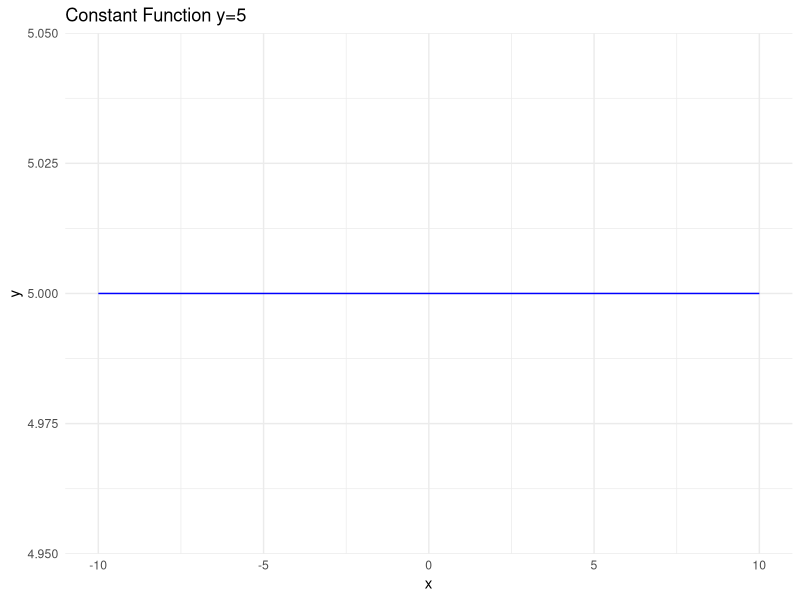
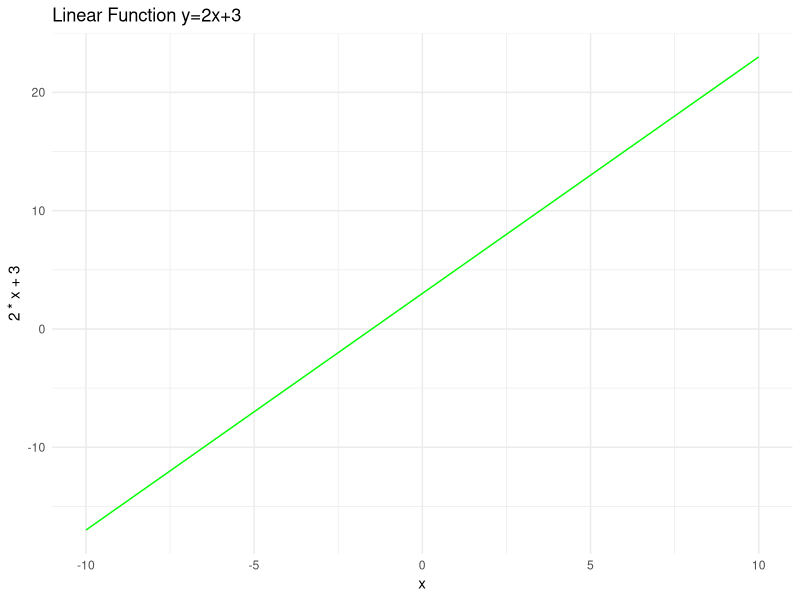
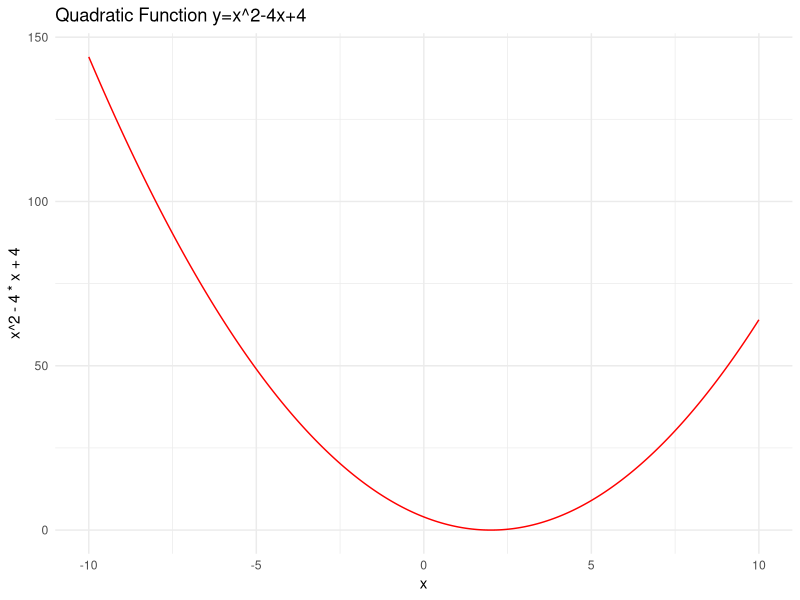
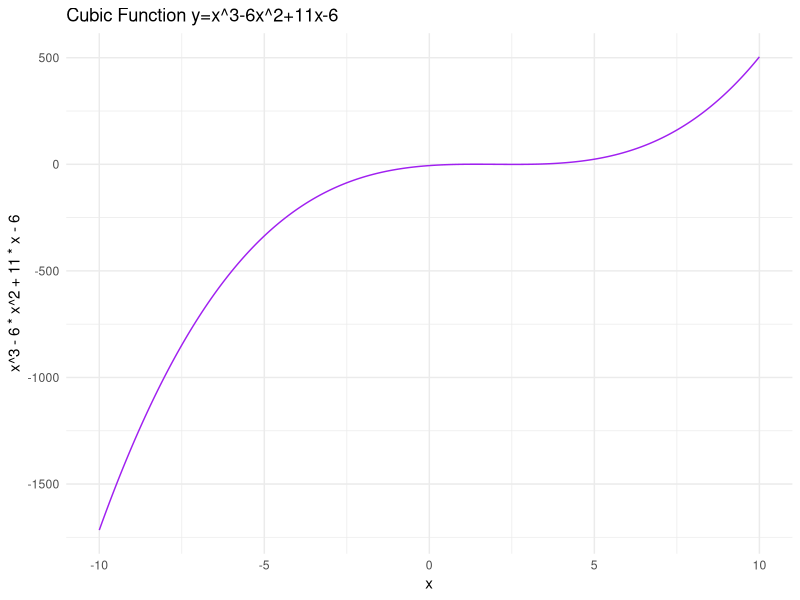
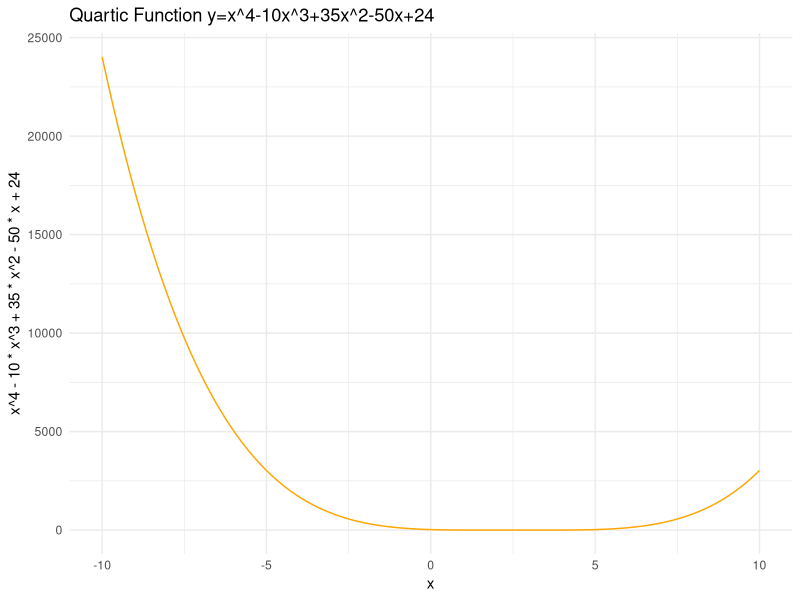
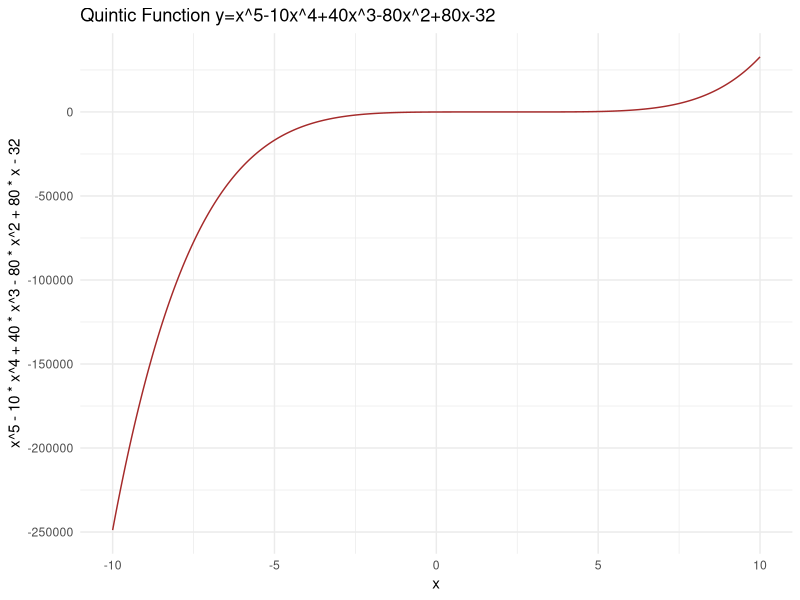
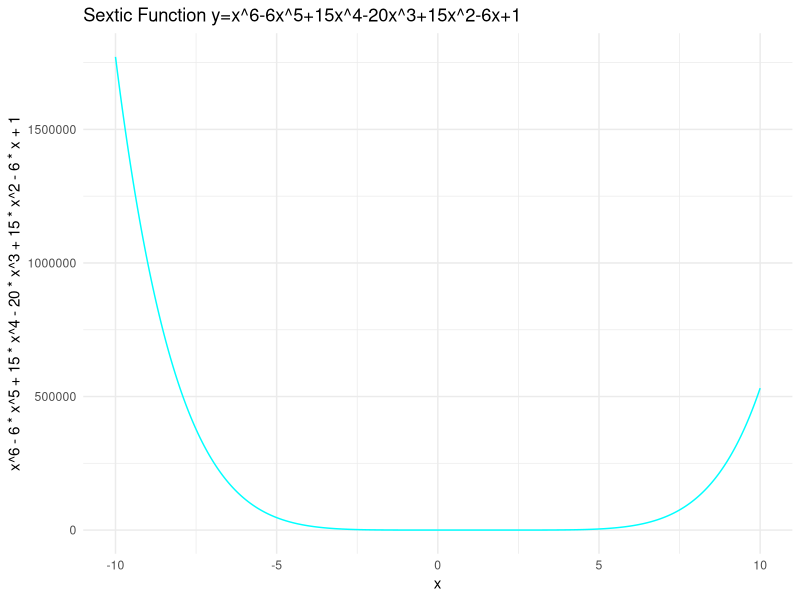
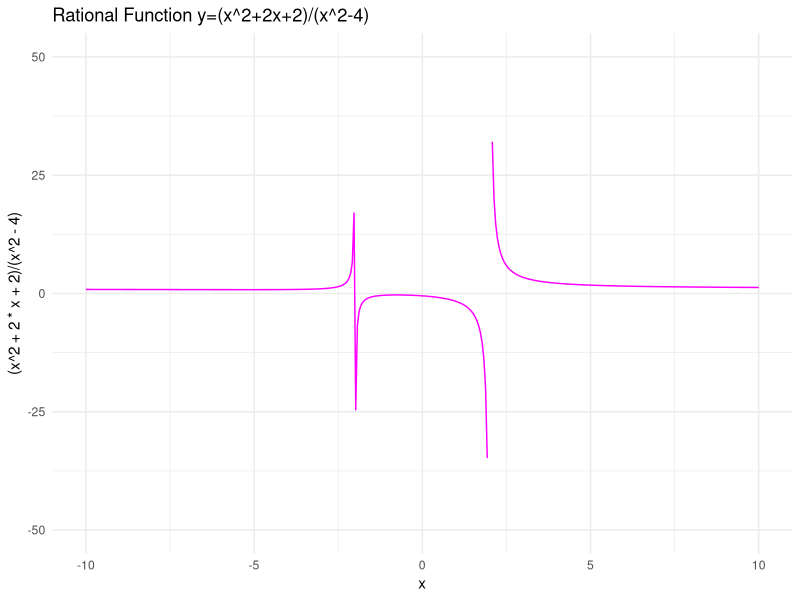

Here is the R script that generated these plots, in order: (Note: this script raises an error after producing the figures.)
## ---- chunk 1
knitr::opts_chunk$set(echo = TRUE)
library(tidyverse)
## ---- chunk 2
ggplot(data.frame(x = c(-10, 10)), aes(x)) +
  geom_line(aes(y = 5), color = "blue") +
  ggtitle("Constant Function y=5") +
  theme_minimal()
## ---- chunk 3
ggplot(data.frame(x = c(-10, 10)), aes(x)) +
  geom_line(aes(y = 2*x + 3), color = "green") +
  ggtitle("Linear Function y=2x+3") +
  theme_minimal()
## ---- chunk 4
ggplot(data.frame(x = seq(-10, 10, length.out = 400)), aes(x)) +
  geom_line(aes(y = x^2 - 4*x + 4), color = "red") +
  ggtitle("Quadratic Function y=x^2-4x+4") +
  theme_minimal()
## ---- chunk 5
ggplot(data.frame(x = seq(-10, 10, length.out = 400)), aes(x)) +
  geom_line(aes(y = x^3 - 6*x^2 + 11*x - 6), color = "purple") +
  ggtitle("Cubic Function y=x^3-6x^2+11x-6") +
  theme_minimal()
## ---- chunk 6
ggplot(data.frame(x = seq(-10, 10, length.out = 400)), aes(x)) +
  geom_line(aes(y = x^4 - 10*x^3 + 35*x^2 - 50*x + 24), color = "orange") +
  ggtitle("Quartic Function y=x^4-10x^3+35x^2-50x+24") +
  theme_minimal()
## ---- chunk 7
ggplot(data.frame(x = seq(-10, 10, length.out = 400)), aes(x)) +
  geom_line(aes(y = x^5 - 10*x^4 + 40*x^3 - 80*x^2 + 80*x - 32), color = "brown") +
  ggtitle("Quintic Function y=x^5-10x^4+40x^3-80x^2+80x-32") +
  theme_minimal()
## ---- chunk 8
ggplot(data.frame(x = seq(-10, 10, length.out = 400)), aes(x)) +
  geom_line(aes(y = x^6 - 6*x^5 + 15*x^4 - 20*x^3 + 15*x^2 - 6*x + 1), color = "cyan") +
  ggtitle("Sextic Function y=x^6-6x^5+15x^4-20x^3+15x^2-6x+1") +
  theme_minimal()
## ---- chunk 9
ggplot(data.frame(x = seq(-10, 10, length.out = 400)), aes(x)) +
  geom_line(aes(y = (x^2 + 2*x + 2) / (x^2 - 4)), color = "magenta") +
  ggtitle("Rational Function y=(x^2+2x+2)/(x^2-4)") +
  theme_minimal() +
  ylim(-50, 50)
## ---- chunk 10
ggplot(data.frame(x = seq(0, 10, length.out = 400)), aes(x)) +
  geom_line(aes(y = sqrt(x)), color = "black") +
  ggtitle("Square Root Function y=sqrt(x)") +
  theme_minimal()
## ---- chunk 11
ggplot(data.frame(x = seq(-100, 100, length.out = 400)), aes(x = x)) +
  geom_line(aes(y = sign(x) * abs(x)^(1/3)), color = "darkgreen") +
  ggtitle("Cube Root Function y=cube root(x)") +
  theme_minimal()
## ---- chunk 12
ggplot(data.frame(x = seq(0, 10, length.out = 400)), aes(x)) +
  geom_line(aes(y = x^(1/4)), color = "black") +
  ggtitle("Quartic Root Function y=sqrt(x)") +
  theme_minimal()
## ---- chunk 13
ggplot(data.frame(x = seq(-100, 100, length.out = 400)), aes(x = x)) +
  geom_line(aes(y = sign(x) * abs(x)^(1/5)), color = "darkgreen") +
  ggtitle("Quintic Root Function y=cube root(x)") +
  theme_minimal()
## ---- chunk 14
ggplot(data.frame(x = seq(-2, 2, length.out = 400)), aes(x)) +
  geom_line(aes(y = exp(x)), color = "blue") +
  ggtitle("Exponential Function y=exp(x)") +
  theme_minimal()
## ---- chunk 15
ggplot(data.frame(x = seq(-10, 10, length.out = 400)), aes(x)) +
  geom_line(aes(y = sinh(x)), color = "blue") +
  ggtitle("Hyperbolic Sine Function y=sinh(x)") +
  theme_minimal()
## ---- chunk 16
ggplot(data.frame(x = seq(-10, 10, length.out = 400)), aes(x)) +
  geom_line(aes(y = cosh(x)), color = "red") +
  ggtitle("Hyperbolic Cosine Function y=cosh(x)") +
  theme_minimal()

## ---- chunk 17
ggplot(data.frame(x = seq(-10, 10, length.out = 400)), aes(x)) +
  geom_line(aes(y = tanh(x)), color = "green") +
  ggtitle("Hyperbolic Tangent Function y=tanh(x)") +
  theme_minimal()
## ---- chunk 18
ggplot(data.frame(x = seq(-10, 10, length.out = 400)), aes(x)) +
  geom_line(aes(y = asinh(x)), color = "blue") +
  ggtitle("Inverse Hyperbolic Sine Function y=asinh(x)") +
  theme_minimal()
## ---- chunk 19
ggplot(data.frame(x = seq(-5, 50, length.out = 400)), aes(x)) +
  geom_line(aes(y = acosh(x)), color = "red") +
  ggtitle("Inverse Hyperbolic Cosine Function y=acosh(x)") +
  theme_minimal()
## ---- chunk 20
ggplot(data.frame(x = seq(-3, 3, length.out = 400)), aes(x)) +
  geom_line(aes(y = atanh(x)), color = "green") +
  ggtitle("Inverse Hyperbolic Tangent Function y=tanh(x)") +
  theme_minimal()
## ---- chunk 21
ggplot(data.frame(x = seq(0.01, 5, length.out = 400)), aes(x)) +
  geom_line(aes(y = log(x)), color = "red") +
  ggtitle("Natural Logarithm y=log(x)") +
  theme_minimal()
## ---- chunk 22
ggplot(data.frame(x = seq(0.01, 5, length.out = 400)), aes(x)) +
  geom_line(aes(y = log10(x)), color = "green") +
  ggtitle("Common Logarithm y=log10(x)") +
  theme_minimal()
## ---- chunk 23
ggplot(data.frame(x = seq(0.01, 5, length.out = 400)), aes(x)) +
  geom_line(aes(y = log2(x)), color = "green") +
  ggtitle("Common Logarithm y=log10(x)") +
  theme_minimal()
## ---- chunk 24
ggplot(data.frame(x = seq(-5, 5, length.out = 400)), aes(x)) +
  geom_line(aes(y = x^3), color = "green") +
  ggtitle("y=x") +
  theme_minimal()
## ---- chunk 25
ggplot(data.frame(x = seq(-pi, 3*pi, length.out = 400)), aes(x)) +
  geom_line(aes(y = 1/tan(x)), color = "blue") +
  ggtitle("Cotangent Function y=cot(x)") +
  theme_minimal() +
  ylim(-10, 10)

## ---- chunk 26
ggplot(data.frame(x = seq(-pi, 3*pi, length.out = 400)), aes(x)) +
  geom_line(aes(y = 1/cos(x)), color = "red") +
  ggtitle("Secant Function y=sec(x)") +
  theme_minimal() +
  ylim(-10, 10)

## ---- chunk 27
ggplot(data.frame(x = seq(-pi, 3*pi, length.out = 400)), aes(x)) +
  geom_line(aes(y = 1/sin(x)), color = "green") +
  ggtitle("Cosecant Function y=csc(x)") +
  theme_minimal() +
  ylim(-10, 10)

## ---- chunk 28
ggplot(data.frame(x = seq(-pi, 3*pi, length.out = 400)), aes(x)) +
  geom_line(aes(y = 1/cos(x) - 1), color = "purple") +
  ggtitle("Exsecant Function y=exsec(x)") +
  theme_minimal() +
  ylim(-10, 10)

## ---- chunk 29
ggplot(data.frame(x = seq(-pi, 3*pi, length.out = 400)), aes(x)) +
  geom_line(aes(y = 1/sin(x) - 1), color = "orange") +
  ggtitle("Excosecant Function y=excsc(x)") +
  theme_minimal() +
  ylim(-10, 10)

## ---- chunk 30
ggplot(data.frame(x = seq(-pi, 3*pi, length.out = 400)), aes(x)) +
  geom_line(aes(y = 1 - cos(x)), color = "cyan") +
  ggtitle("Versine Function y=versin(x)") +
  theme_minimal()

## ---- chunk 31
ggplot(data.frame(x = seq(-pi, 3*pi, length.out = 400)), aes(x)) +
  geom_line(aes(y = 1 - sin(x)), color = "magenta") +
  ggtitle("Coversine Function y=coversin(x)") +
  theme_minimal()

## ---- chunk 32
ggplot(data.frame(x = seq(-pi, 3*pi, length.out = 400)), aes(x)) +
  geom_line(aes(y = 1 + cos(x)), color = "yellow") +
  ggtitle("Vercosine Function y=vercosin(x)") +
  theme_minimal()

## ---- chunk 33
ggplot(data.frame(x = seq(-pi, 3*pi, length.out = 400)), aes(x)) +
  geom_line(aes(y = 1 + sin(x)), color = "black") +
  ggtitle("Covercosine Function y=covercosin(x)") +
  theme_minimal()

## ---- chunk 34
ggplot(data.frame(x = seq(-pi, 3*pi, length.out = 400)), aes(x)) +
  geom_line(aes(y = (1 - cos(x))/2), color = "blue") +
  ggtitle("Haversine Function y=haversin(x)") +
  theme_minimal()

## ---- chunk 35
ggplot(data.frame(x = seq(-pi, 3*pi, length.out = 400)), aes(x)) +
  geom_line(aes(y = (1 - sin(x))/2), color = "red") +
  ggtitle("Hacoversine Function y=hacoversin(x)") +
  theme_minimal()

## ---- chunk 36
ggplot(data.frame(x = seq(-pi, 3*pi, length.out = 400)), aes(x)) +
  geom_line(aes(y = (1 + cos(x))/2), color = "green") +
  ggtitle("Havercosine Function y=havercosin(x)") +
  theme_minimal()

## ---- chunk 37
ggplot(data.frame(x = seq(-pi, 3*pi, length.out = 400)), aes(x)) +
  geom_line(aes(y = (1 + sin(x))/2), color = "purple") +
  ggtitle("Hacovercosine Function y=hacovercosin(x)") +
  theme_minimal()

## ---- chunk 38
ggplot(data.frame(x = seq(-2*pi, 2*pi, length.out = 400)), aes(x)) +
  geom_line(aes(y = asin(x)), color = "purple") +
  ggtitle("Inverse Sine Function y=arcsin(x)") +
  theme_minimal()
## ---- chunk 39
ggplot(data.frame(x = seq(-2*pi, 2*pi, length.out = 400)), aes(x)) +
  geom_line(aes(y = acos(x)), color = "orange") +
  ggtitle("Inverse Cosine Function y=arccos(x)") +
  theme_minimal()
## ---- chunk 40
ggplot(data.frame(x = seq(-pi, pi, length.out = 400)), aes(x)) +
  geom_line(aes(y = atan(x)), color = "green") +
  ggtitle("Inverse Tangent Function y=arctan(x)") +
  theme_minimal() +
  ylim(-10, 10)  # Limit y-axis to avoid extreme values near pi/2 and -pi/2
## ---- chunk 41
ggplot(data.frame(x = seq(-10, 10, length.out = 400)), aes(x)) +
  geom_line(aes(y = 2*atan(exp(x)) - pi/2), color = "darkgreen") +
  ggtitle("Gudermannian Function") +
  theme_minimal()
## ---- chunk 42
ggplot(data.frame(x = seq(-2, 2, length.out = 400)), aes(x)) +
  geom_point(aes(y = ifelse(x > 0, 1, 0)), color = "blue") +
  ggtitle("Indicator Function") +
  theme_minimal()
## ---- chunk 43
ggplot(data.frame(x = seq(-2, 2, length.out = 100)), aes(x)) +
  geom_point(aes(y = ifelse(x > 0, 1, ifelse(x < -1, -1, 0))), color = "blue") +
  ggtitle("Step Function") +
  theme_minimal()
## ---- chunk 44
ggplot(data.frame(x = seq(-2, 2, length.out = 400)), aes(x)) +
  geom_point(aes(y = ifelse(x >= 0, 1, 0)), color = "red") +
  ggtitle("Heaviside Step Function") +
  theme_minimal()
## ---- chunk 45
ggplot() +
  geom_function(fun = function(x) x - floor(x), aes(color = "green")) +
  xlim(0, 10) +
  ggtitle("Sawtooth Wave") +
  theme_minimal()
## ---- chunk 46
ggplot(data.frame(x = seq(0, 10, length.out = 400)), aes(x)) +
  geom_line(aes(y = ifelse(floor(x) %% 2 == 0, 1, -1)), color = "purple") +
  ggtitle("Square Wave") +
  theme_minimal()
## ---- chunk 47

ggplot() +
  geom_function(fun = function(x)  abs(1 - 2 * ((x - 0.5) %% 1)), color = "green") +
  xlim(-5, 5) +
  ggtitle("Triangle Wave") +
  theme_minimal()
## ---- chunk 48
ggplot(data.frame(x = seq(-2, 2, length.out = 400)), aes(x)) +
  geom_line(aes(y = ifelse(x >= -1 & x <= 1, 1, 0)), color = "blue") +
  ggtitle("Rectangular Function") +
  theme_minimal()
## ---- chunk 49
ggplot(data.frame(x = seq(-3, 3, length.out = 400)), aes(x)) +
  geom_point(aes(y = floor(x)), color = "magenta") +
  ggtitle("Floor Function") +
  theme_minimal()
## ---- chunk 50
ggplot(data.frame(x = seq(-3, 3, length.out = 400)), aes(x)) +
  geom_point(aes(y = ceiling(x)), color = "magenta") +
  theme_minimal()
  ggtitle("Ceiling Function") +
## ---- chunk 51
ggplot() +
  geom_function(fun = function(x) sign(x), color = "blue") +
  xlim(-10, 10) +
  ggtitle("Sign Function") +
  theme_minimal()
## ---- chunk 52
ggplot() +
  geom_function(fun = function(x) abs(x), color = "red") +
  xlim(-10, 10) +
  ggtitle("Absolute Value") +
  theme_minimal()
## ---- chunk 53
sigma_function <- function(n) {
  divisors <- seq(1, n)
  sum(divisors[n %% divisors == 0])
}

ggplot(data.frame(x = seq(1, 1000, length.out = 1000)), aes(x)) +
  geom_point(aes(y = sapply(x, sigma_function)), color = "magenta") +
  theme_minimal() +
  ggtitle("Sigma Function")
## ---- chunk 54
euler_totient <- function(n) {
  if (n == 1) return(1)
  length(Filter(function(x) gcd(x, n) == 1, 1:n))
}

# Example: Compute Euler's totient function for numbers 1 to 10
sapply(1:10, euler_totient)
